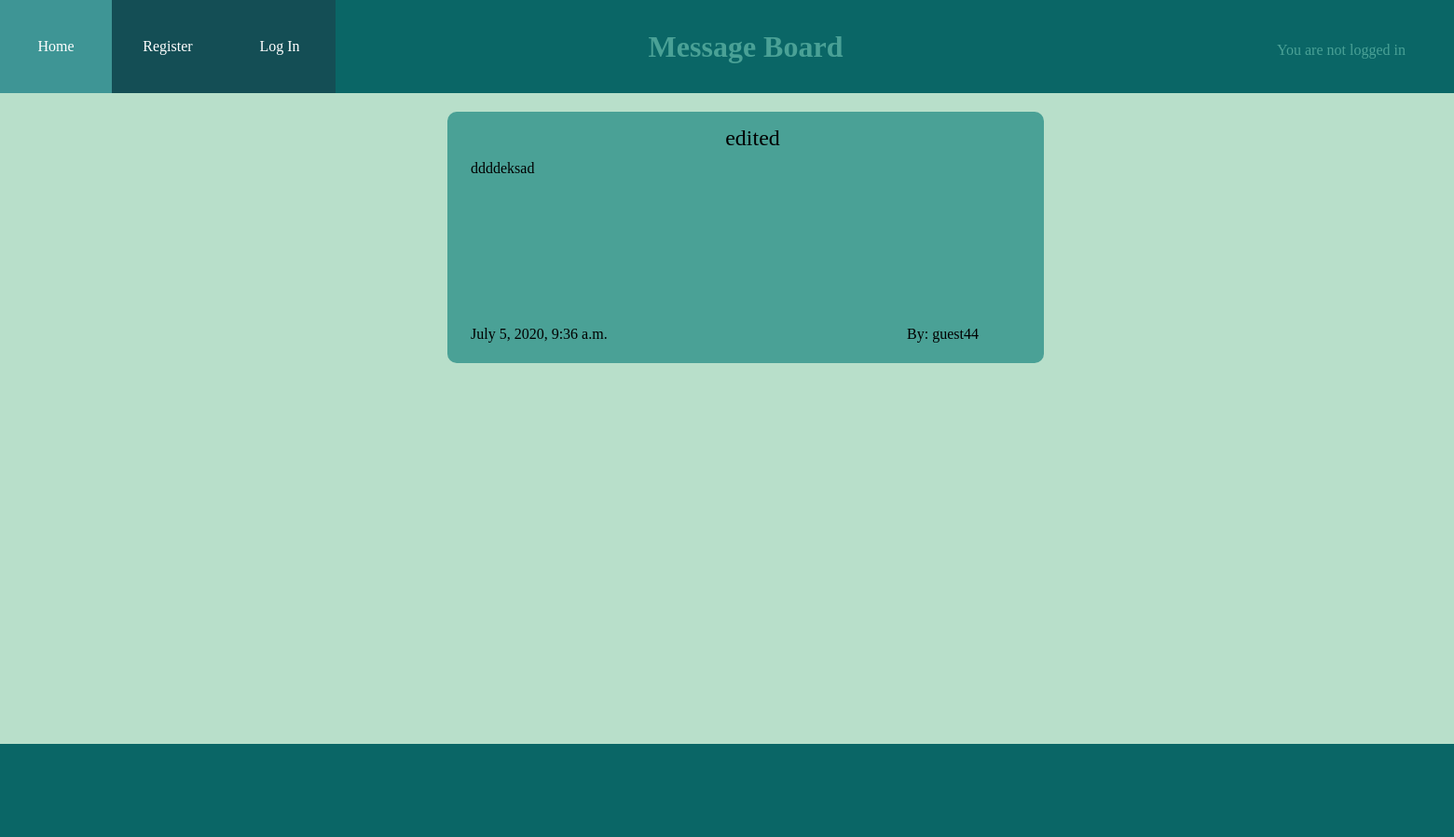
The app's page /post/1/ with its own data.
### post/models.py (models this page shows)
class Post(models.Model):
    title= models.CharField(max_length=30,null=True,blank=True)
    body= models.TextField(max_length=500)
    date= models.DateTimeField(auto_now_add=True)
    author= models.ForeignKey(settings.AUTH_USER_MODEL,on_delete=models.DO_NOTHING,default=None)
    comments_amount=models.IntegerField(default=0)

### account/models.py (models this page shows)
class User(AbstractUser):
     dob=models.CharField(max_length=20,default=0)

### post/views.py (the view)
# urls.py: path('<int:post_id>/',views.post_details,name="post_details"),
def post_details(request,post_id):
    details=Post.objects.all().get(id=post_id)
    form=Comment_form(request.POST)
    comments=Comment.objects.all().filter(id_post=post_id).order_by('date').reverse()
    if request.method=="POST":
        form=Comment_form(request.POST)
        if form.is_valid():
            comment=form.save(commit=False)
            comment.author=request.user
            comment.id_post=post_id
            num_of_comments=Post.objects.get(id=post_id)
            num_of_comments.comments_amount+=1
            num_of_comments.save()
            comment.save()
            return redirect(f"/post/{post_id}")
    else:
        form=Comment_form()
    return render(request,'post/post.html',{'details':details,'comments':comments,'form':form})

### post/templates/post/post.html (shortened to what this page needs)
{% extends "main.html" %}
{% load static %}
{% load crispy_forms_tags %}
{% block content %}
    <link rel="stylesheet" type="text/css" href="{% static 'post/post.css' %}">
    <div class="maincontainer">
        <div class="post">
            <div class="title">
                {{ details.title }}
            </div>
            <div class="details">
                {{ details.body }}
            </div>
            <div class="lower_container">
                <span class="date">{{ details.date }}</span>
                <span class="author">By: {{ details.author }}</span>
            </div>
        </div>
    </div>
{% endblock %}

### homepage/static/homepage/mainstyles.css (style rules this page uses)
* { margin:0;padding:0 }
.maincontainer { margin:auto; width:100em; min-height:799px; position:relative; }
body { background-color: rgba(94, 184, 136, 0.438); }

### post/static/post/post.css (style rules this page uses)
* { margin:0 }
body { background-color: rgba(94, 184, 136, 0.438); }
.maincontainer { margin:0 auto; display:flex; flex-direction:column; align-items:center; }
.post { margin-top:20px; min-height:270px; width:40%; border-radius: 10px; background-color: rgb(74, 161, 150); box-sizing:border-box; padding:15px 10px 10px 25px; display:flex; flex-direction:column; }
.title { align-self:center; font-size:24px; }
.lower_container { position:relative; margin-top:160px; }
.date { margin:auto 20px 10px auto; }
.details { margin-top:10px }
.author { position:absolute; right:60px; height:10px; }

### records on screen
Post: title "edited", body "ddddeksad", date "July 5, 2020, 9:36 a.m.", author "guest44"
